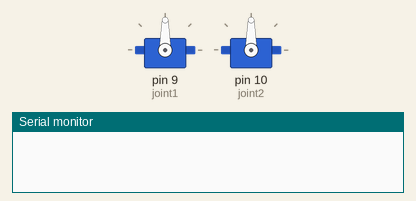
This sketch was run on a simulated Arduino Uno, built with avr-gcc and run on an emulated ATmega328P. Parts: 2 × servo, the last lines printed to the serial monitor.

Above: at 0.1 s.
At 9.1 s:
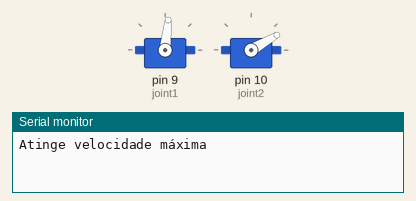
At 20.1 s:
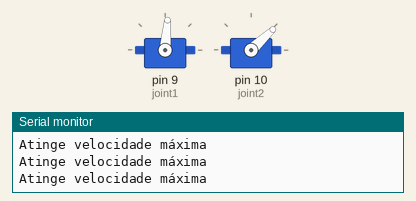
At 30.0 s:
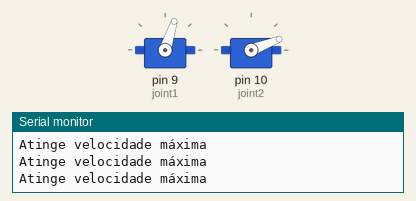
Timing chart, 0 to 40.0 s (numbered marks = the images above):
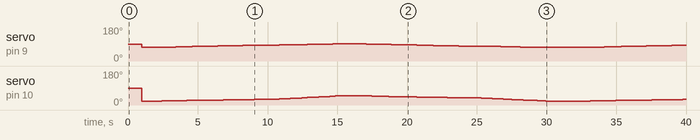

Measured:
- by itself, servo on pin 9 (joint1): 90° → 72° at 1.0 s, → 73° 1.0 s later, → 74° 0.60 s later, → 75° 0.80 s later, … (53 changes in this stretch)
- by itself, servo on pin 10 (joint2): 90° → 21° at 1.0 s, → 22° 1.4 s later, → 23° 1.0 s later, → 24° 0.80 s later, … (68 changes in this stretch)

The sketch:

ScaraRobot.ino
```cpp
#include <Servo.h>

Servo joint1; // First joint servo object
Servo joint2; // Second joint servo object
float dt=0.2; // Time discretization
const float L1=63.2; // First arm length
const float L2=63.25; // Second arm length
const double Pi=3.14159265; // Pi value

float* cininv(float x, float y, float l1, float l2) {
  double c2,s2,k1,k2;
  static float angles[2]; // Array for angle storage
  float o1,o2; // angles for joints 1 and 2 in rad
  c2 = (sq(x) + sq(y) - sq(l1) - sq(l2)) / (2 * l1 * l2); // cosine joint 2

  if (c2 >= -1 && c2 <= 1) {
    s2 = sqrt(1 - sq(c2));
    o2 = atan2(s2, c2);
    k1 = l1 + l2 * c2;
    k2 = l2 * s2;
    o1 = atan2(y, x) - atan2(k2, k1);

    float degJoint1 = o1 * 180.0 / Pi + 90;
    float degJoint2 = o2 * 180.0 / Pi + 90;

    angles[0] = degJoint1;
    angles[1] = degJoint2;

    return angles;
  } else {
    Serial.println("Posição fora do espaço de trabalho");
    return NULL;
  }
}

void move(float x0, float y0, float xf, float yf, float maxSpeed, float maxAccel) {
  double t,d; // Time and distance for current step
  double accelTime,finalTime;
  double d0=0;
  double df=sqrt(sq(xf-x0)+sq(yf-y0));
  float deg1;
  float deg2;

  if (maxAccel >= (sq(maxSpeed)/(df-d0)) ){
    Serial.println("Atinge velocidade máxima");
    accelTime = maxSpeed/maxAccel;
    finalTime = (maxAccel*sq(accelTime)+(df-d0))/(maxAccel*accelTime);
  } else {
    Serial.println("Não atinge velocidade máxima");
    finalTime=2*sqrt((df-d0)/maxAccel);
    accelTime = finalTime/2;
  }

  for(int i=0;i<=(finalTime/dt);i++){
    t=i*dt;
    if(t<=accelTime){ // Acceleration
        d=d0+1.0/2*maxAccel*sq(t);

    } else if ((t>accelTime)&&(t<(finalTime-accelTime)) && (maxAccel >= (sq(maxSpeed)/(df-d0)))) { // Constant Speed
        d=d0+1.0/2*maxAccel*sq(accelTime)+maxSpeed*(t-accelTime);

    } else { // Decceleration
        d=df-1.0/2*maxAccel*sq(finalTime-t);
    }

      float x = x0+d/df*(xf-x0);
      float y = y0+d/df*(yf-y0);
      float* angles = cininv(x, y, L1, L2);
      deg1 = angles[0];
      deg2 = angles[1];
      joint1.write(deg1);
      joint2.write(180-deg2);
      delay(dt*1000);
  }
}

void drawRectangle(float x1,float x2,float y1,float y2,float maxSpeed, float maxAccel){
  move(x1,y1,x1,y2,maxSpeed, maxAccel);
  move(x1,y2,x2,y2,maxSpeed, maxAccel);
  move(x2,y2,x2,y1,maxSpeed, maxAccel);
  move(x2,y1,x1,y1,maxSpeed, maxAccel);

}

void setup() {
  joint1.attach(9);
  joint2.attach(10);
  Serial.begin(115200);
}

void loop() {
  delay(1000);
  drawRectangle(100,110,30,45,2,2);
}
```
